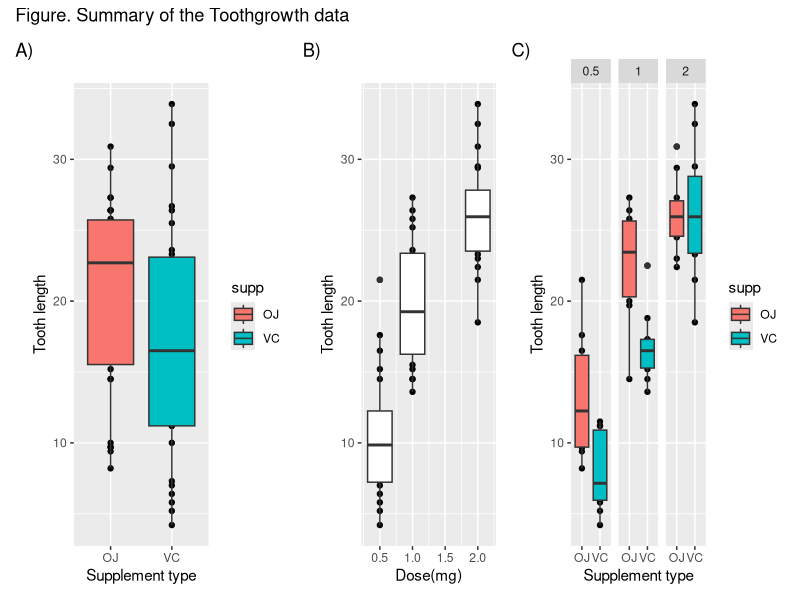

Recreate this plot in R.
## ---- chunk 1
knitr::opts_chunk$set(echo = FALSE)
## ---- chunk 2
#Summary of the data
library(datasets)
df<-ToothGrowth
summary(df)

## ---- chunk 3
#Basic analysis for the data
library(ggplot2)
library(patchwork)
df$supp<-factor(df$supp)
df$dose<-factor(df$dose)

p1<-qplot(supp,len,data=ToothGrowth,xlab="Supplement type",
          ylab="Tooth length") + geom_boxplot(aes(fill = supp))

p2<-qplot(dose,len,data=ToothGrowth,xlab="Dose(mg)", 
          ylab="Tooth length") + geom_boxplot(aes(group = cut_width(dose,0.5)))

p3<-qplot(supp,len,data=ToothGrowth,xlab="Supplement type", 
          facets=~dose, ylab="Tooth length") + geom_boxplot(aes(fill=supp))

(p1 | p2| p3) +
  plot_annotation(title = "Figure. Summary of the Toothgrowth data",
                  tag_levels = "A",
                  tag_suffix = ")")

## ---- chunk 4
OJ<-df$len[df$supp=="OJ"]
VC<-df$len[df$supp=="VC"]
t.test(OJ, VC, alt="greater", paired = FALSE, 
       var.equal=FALSE, conf.level = 0.95)$p.value
t.test(OJ, VC, alt="greater", paired = FALSE, 
       var.equal=FALSE, conf.level = 0.95)$conf
## ---- chunk 5
Dos05<-df$len[df$dose==0.5]
Dos10<-df$len[df$dose==1.0]
Dos20<-df$len[df$dose==2.0]
t.test(Dos10, Dos05, alt="greater", paired = FALSE, 
       var.equal=FALSE, conf.level = 0.95)$p.value
t.test(Dos10, Dos05, alt="greater", paired = FALSE, 
       var.equal=FALSE, conf.level = 0.95)$conf
## ---- chunk 6
t.test(Dos20, Dos10, alt="greater", paired = FALSE, 
       var.equal=FALSE, conf.level = 0.95)$p.value
t.test(Dos20, Dos10, alt="greater", paired = FALSE, 
       var.equal=FALSE, conf.level = 0.95)$conf
## ---- chunk 7
OJ20<-df$len[df$supp=="OJ" & df$dose==2]
VC20<-df$len[df$supp=="VC" & df$dose==2]
t.test(OJ20, VC20, alt="two.sided", paired = FALSE, 
       var.equal=FALSE, conf.level = 0.95)$p.value
t.test(OJ20, VC20, alt="two.sided", paired = FALSE, 
       var.equal=FALSE, conf.level = 0.95)$conf
